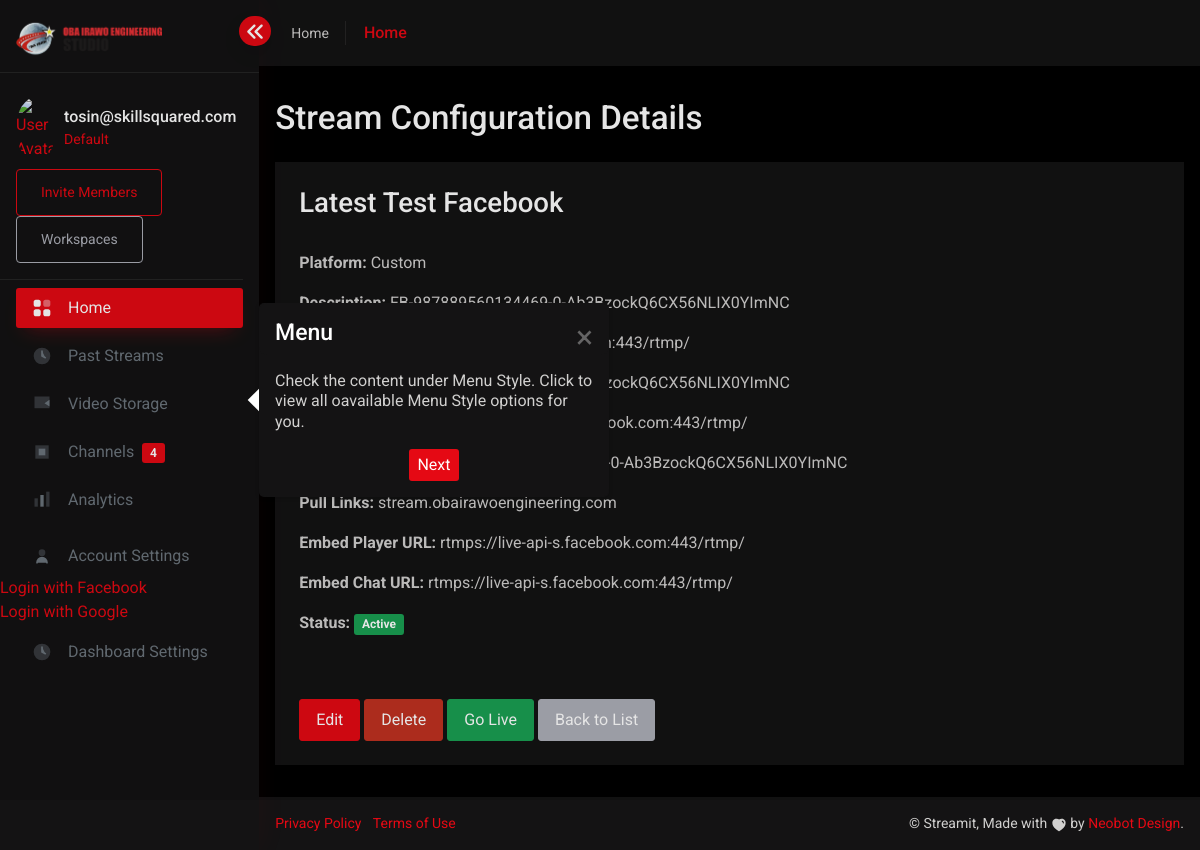
Screenshot of /streaming/configuration/3/ (signed in) with the database file from the repository.
### users/models.py (models this page shows, shortened)
class CustomUser(AbstractUser):
    email = models.EmailField(unique=True)
    subscription_plan = models.CharField(
        max_length=50,
        choices=[("free", "Free"), ("basic", "Basic"), ("pro", "Pro")],
        default="free",
    )
    USERNAME_FIELD = "email"
    REQUIRED_FIELDS = ["username"]

### streaming/models.py (models this page shows, shortened)
class StreamingConfiguration(models.Model):
    user = models.ForeignKey(
        settings.AUTH_USER_MODEL,
        on_delete=models.CASCADE,
        related_name='streaming_configurations'
    )
    stream_title = models.CharField(max_length=255)
    description = models.TextField(blank=True, null=True)
    platform = models.CharField(max_length=50, choices=PLATFORM_CHOICES, default='custom')
    rtmp_url = models.CharField(
        max_length=500,
        help_text="Primary RTMP endpoint",
        validators=[rtmp_url_validator]
    )
    stream_key = models.CharField(
        max_length=255,
        help_text="Unique stream key",
        default=generate_stream_key
    )
    backup_rtmp_url = models.CharField(
        max_length=500,
        blank=True,
        null=True,
        help_text="Backup RTMP endpoint",
        validators=[rtmp_url_validator]
    )
    backup_stream_key = models.CharField(
        max_length=255,
        blank=True,
        null=True,
        help_text="Backup stream key"
    )
    pull_links = models.TextField(
        blank=True,
        null=True,
        help_text="Comma-separated or multi-line list of pull links"
    )
    embed_player_url = models.CharField(
        max_length=500,
        blank=True,
        null=True,
        help_text="URL to embed the web player",
        validators=[rtmp_url_validator]
    )
    embed_chat_url = models.CharField(
        max_length=500,
        blank=True,
        null=True,
        help_text="URL to embed multi-platform chat",
        validators=[rtmp_url_validator]
    )
    resolution = models.CharField(max_length=50, default='1080p')
    bitrate = models.CharField(max_length=50, default='4500kbps')
    is_active = models.BooleanField(
        default=False,
        help_text="Is this configuration active?"
    )
    created_at = models.DateTimeField(auto_now_add=True)
    updated_at = models.DateTimeField(auto_now=True)

### streaming/views/streaming_views.py (the view)
# urls.py: path("configuration/<int:pk>/", StreamingConfigurationDetailView.as_view(), name="config_detail"),
class StreamingConfigurationDetailView(LoginRequiredMixin, DetailView):
    model = StreamingConfiguration
    template_name = "streaming/detail_config.html"
    context_object_name = "configuration"
    def get_queryset(self):
        return StreamingConfiguration.objects.filter(user=self.request.user)

### templates/streaming/detail_config.html
{% extends "base.html" %}
{% load static %}
{% block content %}
<div class="container my-5">
  <h2 class="mb-4">Stream Configuration Details</h2>
  <div class="card">
    <div class="card-header">
      <h3>{{ configuration.stream_title }}</h3>
    </div>
    <div class="card-body">
      <p><strong>Platform:</strong> {{ configuration.get_platform_display }}</p>
      <p><strong>Description:</strong> {{ configuration.description }}</p>
      <p><strong>RTMP URL:</strong> {{ configuration.rtmp_url }}</p>
      <p><strong>Stream Key:</strong> {{ configuration.stream_key }}</p>
      <p><strong>Backup RTMP URL:</strong> {{ configuration.backup_rtmp_url }}</p>
      <p><strong>Backup Stream Key:</strong> {{ configuration.backup_stream_key }}</p>
      <p><strong>Pull Links:</strong> {{ configuration.pull_links }}</p>
      <p><strong>Embed Player URL:</strong> {{ configuration.embed_player_url }}</p>
      <p><strong>Embed Chat URL:</strong> {{ configuration.embed_chat_url }}</p>
      <p><strong>Status:</strong>
        {% if configuration.is_active %}
          <span class="badge bg-success">Active</span>
        {% else %}
          <span class="badge bg-secondary">Draft</span>
        {% endif %}
      </p>
    </div>
    <div class="card-footer">
      <a href="{% url 'streaming:config_update' configuration.id %}" class="btn btn-primary">Edit</a>
      <a href="{% url 'streaming:config_delete' configuration.id %}" class="btn btn-danger">Delete</a>
      <a href="{% url 'streaming:go_live' config_id=configuration.id %}" class="btn btn-success">Go Live</a>
      <a href="{% url 'streaming:config_list' %}" class="btn btn-secondary">Back to List</a>
    </div>
  </div>
</div>
{% endblock %}

### templates/sidebar.html (shortened to what this page needs)
{% load static %}
<aside class="sidebar sidebar-base sidebar-white sidebar-default navs-rounded-all" id="first-tour"
       data-toggle="main-sidebar" data-sidebar="responsive">
    <div class="sidebar-header d-flex align-items-center justify-content-start">
        <a href="{% url 'dashboard:index' %}" class="navbar-brand">
            <img class="logo-full" src="{% static 'images/logo-full.png' %}" alt="Logo Full">
        </a>
        <div class="sidebar-toggle" data-toggle="sidebar" data-active="true">
            <i class="chevron-left">
            </i>
        </div>
    </div>
    <div class="sidebar-body pt-0 data-scrollbar">
        <div class="sidebar-user-info p-3 border-bottom">
            <div class="d-flex align-items-center">
                <img src="{% static 'images/avatar.png' %}" alt="User Avatar"
                     class="avatar rounded-circle me-2" width="40">
                <div>
                    <h6 class="mb-0">{{ request.user.email }}</h6>
                    <small>Default</small>
                </div>
            </div>
            <div class="mt-2">
                <a href="#" class="btn btn-sm btn-outline-primary me-1">Invite Members</a>
                <a href="#" class="btn btn-sm btn-outline-secondary">Workspaces</a>
            </div>
        </div>
        <div class="sidebar-list">
            <ul class="navbar-nav iq-main-menu" id="sidebar-menu">
                <li class="nav-item">
                    <a class="nav-link active" href="{% url 'dashboard:index' %}">
                        <i class="icon" data-bs-toggle="tooltip" data-bs-placement="right"
                           data-bs-original-title="Home">
                        </i>
                        <span class="item-name">Home</span>
                    </a>
                </li>
                <li class="nav-item">
                    <a class="nav-link" href="{% url 'dashboard:past_streams' %}">
                        <i class="icon" data-bs-toggle="tooltip" data-bs-placement="right"
                           data-bs-original-title="Past Streams">
                            <svg width="20" viewBox="0 0 24 24" fill="currentColor">
                                <circle cx="12" cy="12" r="10" opacity="0.4"/>
                                <path d="M12 6v6l4 2" stroke="currentColor" stroke-width="2"
                                      stroke-linecap="round" stroke-linejoin="round"/>
                            </svg>
                        </i>
                        <span class="item-name">Past Streams</span>
                    </a>
                </li>
                <li class="nav-item">
                    <a class="nav-link" href="{% url 'dashboard:video_storage' %}">
                        <i class="icon" data-bs-toggle="tooltip" data-bs-placement="right"
                           data-bs-original-title="Video Storage">
                            <svg width="20" viewBox="0 0 24 24" fill="currentColor">
                                <rect x="3" y="3" width="18" height="14" opacity="0.4"/>
                                <path d="M21 7l-6 4 6 4V7z" fill="currentColor"/>
                            </svg>
                        </i>
                        <span class="item-name">Video Storage</span>
                    </a>
                </li>
                <li class="nav-item">
                    <a class="nav-link" href="{% url 'streaming:manage_channels' %}">
                        <i class="icon" data-bs-toggle="tooltip" data-bs-placement="right"
                           data-bs-original-title="Channels">
                            <svg width="20" viewBox="0 0 24 24" fill="currentColor">
                                <path d="M4 4h16v16H4z" opacity="0.4"/>
                                <path d="M8 8h8v8H8z" fill="currentColor"/>
                            </svg>
                        </i>
                        <span class="item-name">
                            Channels
                            <span class="badge bg-primary ms-1">4</span>
                        </span>
                    </a>
                </li>
                <li class="nav-item">
                    <a class="nav-link" href="{% url 'dashboard:analytics' %}">
                        <i class="icon" data-bs-toggle="tooltip" data-bs-placement="right"
                           data-bs-original-title="Analytics">
                            <svg width="20" viewBox="0 0 24 24" fill="currentColor">
                                <rect x="3" y="10" width="4" height="10" opacity="0.4"/>
                                <rect x="10" y="6" width="4" height="14"/>
                                <rect x="17" y="2" width="4" height="18" opacity="0.4"/>
                            </svg>
                        </i>
                        <span class="item-name">Analytics</span>
                    </a>
                </li>
                <li class="nav-item mt-3">
                    <a class="nav-link" href="{% url 'account_settings' %}">
                        <i class="icon" data-bs-toggle="tooltip" data-bs-placement="right"
                           data-bs-original-title="Account Settings">
                            <svg width="20" viewBox="0 0 24 24" fill="currentColor">
                                <circle cx="12" cy="8" r="4" opacity="0.4"/>
                                <path d="M6 20c0-3.3137 2.6863-6 6-6s6 2.6863 6
                                         6" stroke="currentColor" stroke-width="2"
                                      stroke-linecap="round"/>
                            </svg>
                        </i>
                        <span class="item-name">Account Settings</span>
                    </a>
                </li>
                <li>
                    <a href="{% url 'social:begin' 'facebook' %}">Login with Facebook</a>
                </li>
                <li>
                    <a href="{% url 'social:begin' 'google-oauth2' %}">Login with Google</a>
                </li>
                <li class="nav-item">
                    <a class="nav-link" href="{% url 'dashboard:settings' %}">
                        <i class="icon" data-bs-toggle="tooltip" data-bs-placement="right"
                           data-bs-original-title="Dashboard Settings">
                            <svg width="20" viewBox="0 0 24 24" fill="currentColor">
                                <path d="M12 2a10 10 0 100 20 10 10 0 000-20z" opacity="0.4"/>
                                <path d="M12 6v6l4 2" stroke="currentColor" stroke-width="2"
                                      stroke-linecap="round" stroke-linejoin="round"/>
                            </svg>
                        </i>
                        <span class="item-name">Dashboard Settings</span>
                    </a>
                </li>
            </ul>
        </div>
    </div>
</aside>

### rows the page displays
CustomUser: user.email "tosin@skillsquared.com"
StreamingConfiguration: stream_title "Latest Test Facebook", platform "Custom", backup_stream_key "FB-987889560134469-0-Ab3BzockQ6CX56NLIX0YImNC", pull_links "stream.obairawoengineering.com", embed_player_url "rtmps://live-api-s.facebook.com:443/rtmp/", embed_chat_url "rtmps://live-api-s.facebook.com:443/rtmp/"
